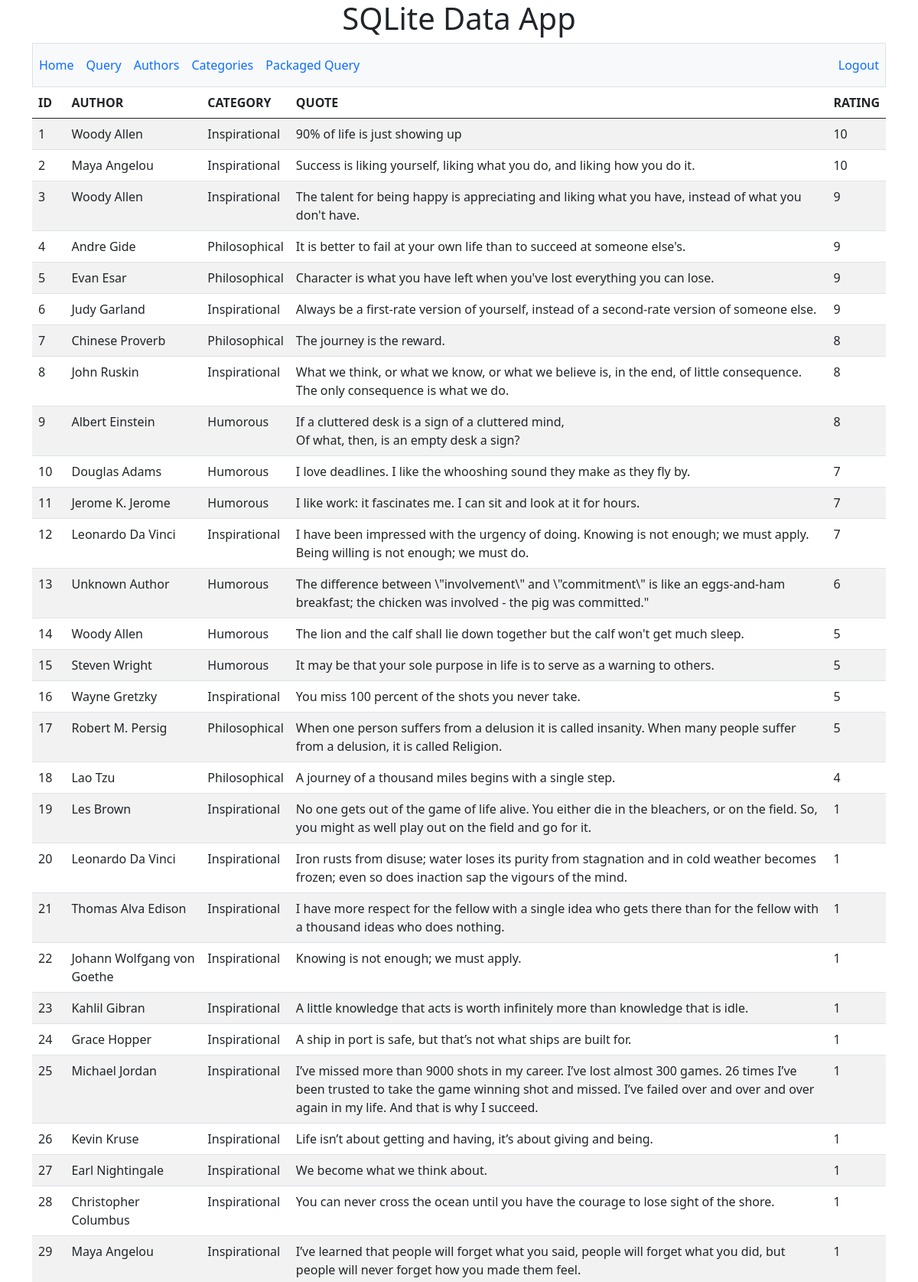
The page / (signed in, upper part) on the database its author committed.
### tables this page shows
CREATE TABLE quotes (id integer primary key autoincrement, author varchar(32) not null, category varchar(32) not null, quote text not null, rating integer not null default 1);

### app.py (the view)
@app.route('/', methods=['GET','POST'])
def home():
    if 'user' not in session:
        return redirect(url_for('login'))
    db = get_db()
    cur = db.cursor()
    sql = 'select id, author, category, quote, rating from quotes'
    cur.execute(sql)
    data = cur.fetchall()
    headers = data[0].keys()
    datalist = []
    for row in data:
        datalist.append(list(row))
    return render_template('index.html', headers=headers, data=datalist)

### app.py (called while the page is built)
@app.template_filter('nl2br')
def nl2br(item):
    if isinstance(item, str):
        return item.replace('\n','<br>')
    return item

### database.py (called while the page is built)
def connect_db():
    sql = sqlite3.connect('quotes.db')
    sql.row_factory = sqlite3.Row
    return sql

def get_db():
    if not hasattr(g, 'sqlite_db'):
        g.sqlite_db = connect_db()
    return g.sqlite_db

### templates/index.html (shortened to what this page needs)
{% extends 'base.html' %}
{% from 'f.j2' import nav, showdata %}
{% block content %}
{{ nav() }}
<div class="row justify-content-center">
    <div class="col-12">
        {{ showdata(headers, data) }}
    </div>
</div>
{% endblock %}

### templates/base.html (shortened to what this page needs)
<!doctype html>
<html lang="en">
    <head>
        <link href="https://cdn.jsdelivr.net/npm/bootstrap@5.0.2/dist/css/bootstrap.min.css" rel="stylesheet">
    </head>
    <body>
        <h1 class="text-center">{% block heading %}{% endblock %}</h1>
        <div class="container">
            {% block content %}
            {% endblock %}
        </div>
    </body>
</html>

### templates/f.j2 (shortened to what this page needs)
{% macro nav() -%}
<nav class="navbar navbar-expand-sm navbar-light bg-light border border-bottom-secondary">
<div class="collapse navbar-collapse" id="nav001">
    <div class="navbar-nav">
    <a class="nav-item nav-link text-primary" href="{{ url_for('home') }}">Home</a>
    <a class="nav-item nav-link text-primary" href="{{ url_for('query') }}">Query</a>
    <a class="nav-item nav-link text-primary" href="{{ url_for('authors') }}">Authors</a>
    <a class="nav-item nav-link text-primary" href="{{ url_for('categories') }}">Categories</a>
    <a class="nav-item nav-link text-primary" href="{{ url_for('packaged') }}">Packaged Query</a>
    </div>
</div>
<div class="navbar-nav navbar-right">
    <a class="nav-item nav-link text-primary" href="{{ url_for('logout') }}">Logout</a>
</div>
</nav>
{%- endmacro %}
{% macro showdata(headers, data) -%}
<table class="table table-striped">
    <thead>
        <tr>
            {% for item in headers %}
            <th scope="col">{{ item|upper }}</th>
            {% endfor %}
        </tr>
    </thead>
    <tbody>
        {% for row in data %}
        <tr>
            {% for item in row %}
            <td>{{ item|nl2br|safe }}</td>
            {% endfor %}
        </tr>
        {% endfor %}
    </tbody>
</table>
{%- endmacro %}

### rows shown on the page
quotes: row "1" "10", author "Woody Allen", category "Inspirational", quote "90% of life is just showing up"
quotes: row "2" "10", author "Maya Angelou", category "Inspirational", quote "Success is liking yourself, liking what you do, and liking how you do it."
quotes: row "3" "9", author "Woody Allen", category "Inspirational", quote "The talent for being happy is appreciating and liking what you have, instead of what you don't have."
quotes: row "4" "9", author "Andre Gide", category "Philosophical", quote "It is better to fail at your own life than to succeed at someone else's."
quotes: row "5" "9", author "Evan Esar", category "Philosophical", quote "Character is what you have left when you've lost everything you can lose."
quotes: row "6" "9", author "Judy Garland", category "Inspirational", quote "Always be a first-rate version of yourself, instead of a second-rate version of someone else."
quotes: row "7" "8", author "Chinese Proverb", category "Philosophical", quote "The journey is the reward."
quotes: row "8" "8", author "John Ruskin", category "Inspirational", quote "What we think, or what we know, or what we believe is, in the end, of little consequence. The only consequence is what we do."
quotes: row "9" "8", author "Albert Einstein", category "Humorous", quote "If a cluttered desk is a sign of a cluttered mind, Of what, then, is an empty desk a sign?"
quotes: row "10" "7", author "Douglas Adams", category "Humorous", quote "I love deadlines. I like the whooshing sound they make as they fly by."
quotes: row "11" "7", author "Jerome K. Jerome", category "Humorous", quote "I like work: it fascinates me. I can sit and look at it for hours."
quotes: row "12" "7", author "Leonardo Da Vinci", category "Inspirational", quote "I have been impressed with the urgency of doing. Knowing is not enough; we must apply. Being willing is not enough; we must do."
quotes: row "13" "6", author "Unknown Author", category "Humorous", quote "The difference between \\\"involvement\\\" and \\\"commitment\\\" is like an eggs-and-ham breakfast; the chicken was involved - the pig was committed.\""
quotes: row "14" "5", author "Woody Allen", category "Humorous", quote "The lion and the calf shall lie down together but the calf won't get much sleep."
quotes: row "15" "5", author "Steven Wright", category "Humorous", quote "It may be that your sole purpose in life is to serve as a warning to others."
quotes: row "16" "5", author "Wayne Gretzky", category "Inspirational", quote "You miss 100 percent of the shots you never take."
quotes: row "17" "5", author "Robert M. Persig", category "Philosophical", quote "When one person suffers from a delusion it is called insanity. When many people suffer from a delusion, it is called Religion."
quotes: row "18" "4", author "Lao Tzu", category "Philosophical", quote "A journey of a thousand miles begins with a single step."
quotes: row "19" "1", author "Les Brown", category "Inspirational", quote "No one gets out of the game of life alive. You either die in the bleachers, or on the field. So, you might as well play out on the field and go for it."
quotes: row "20" "1", author "Leonardo Da Vinci", category "Inspirational", quote "Iron rusts from disuse; water loses its purity from stagnation and in cold weather becomes frozen; even so does inaction sap the vigours of the mind."
quotes: row "21" "1", author "Thomas Alva Edison", category "Inspirational", quote "I have more respect for the fellow with a single idea who gets there than for the fellow with a thousand ideas who does nothing."
quotes: row "22" "1", author "Johann Wolfgang von Goethe", category "Inspirational", quote "Knowing is not enough; we must apply."
quotes: row "23" "1", author "Kahlil Gibran", category "Inspirational", quote "A little knowledge that acts is worth infinitely more than knowledge that is idle."
quotes: row "24" "1", author "Grace Hopper", category "Inspirational", quote "A ship in port is safe, but that’s not what ships are built for."
quotes: row "25" "1", author "Michael Jordan", category "Inspirational", quote "I’ve missed more than 9000 shots in my career. I’ve lost almost 300 games. 26 times I’ve been trusted to take the game winning shot and missed. I’ve failed over and over and over again in my life. And that is why I succeed."
quotes: row "26" "1", author "Kevin Kruse", category "Inspirational", quote "Life isn’t about getting and having, it’s about giving and being."
quotes: row "27" "1", author "Earl Nightingale", category "Inspirational", quote "We become what we think about."
quotes: row "28" "1", author "Christopher Columbus", category "Inspirational", quote "You can never cross the ocean until you have the courage to lose sight of the shore."
quotes: row "29" "1", author "Maya Angelou", category "Inspirational", quote "I’ve learned that people will forget what you said, people will forget what you did, but people will never forget how you made them feel."

### other values the page prints
{{ item|upper }} "ID" "AUTHOR" "CATEGORY" "QUOTE" "RATING"
